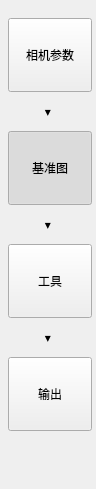
       <widget class="QFrame" name="setupStepRail">
       <property name="minimumSize">
        <size>
          <width>92</width>
          <height>0</height>
         </size>
        </property>
        <property name="maximumSize">
         <size>
          <width>96</width>
          <height>16777215</height>
         </size>
        </property>
        <property name="frameShape">
         <enum>QFrame::NoFrame</enum>
        </property>
        <layout class="QVBoxLayout" name="verticalLayout_steps">
         <property name="spacing">
          <number>12</number>
         </property>
         <property name="leftMargin">
          <number>8</number>
         </property>
         <property name="topMargin">
          <number>18</number>
         </property>
         <property name="rightMargin">
          <number>8</number>
         </property>
         <property name="bottomMargin">
          <number>18</number>
         </property>
         <item>
          <widget class="QToolButton" name="cameraStepButton">
           <property name="minimumSize">
            <size>
             <width>84</width>
             <height>74</height>
            </size>
           </property>
           <property name="text">
            <string>相机参数</string>
           </property>
           <property name="icon">
            <iconset resource="../resources/resources.qrc">
             <normaloff>:/icons/sliders.svg</normaloff>:/icons/sliders.svg</iconset>
           </property>
           <property name="iconSize">
            <size>
             <width>34</width>
             <height>34</height>
            </size>
           </property>
           <property name="checkable">
            <bool>true</bool>
           </property>
           <property name="toolButtonStyle">
            <enum>Qt::ToolButtonTextUnderIcon</enum>
           </property>
          </widget>
         </item>
         <item>
          <widget class="QLabel" name="stepDividerLabel1">
           <property name="text">
            <string>▾</string>
           </property>
           <property name="alignment">
            <set>Qt::AlignCenter</set>
           </property>
           <property name="stepArrow" stdset="0">
            <bool>true</bool>
           </property>
          </widget>
         </item>
         <item>
          <widget class="QToolButton" name="referenceStepButton">
           <property name="minimumSize">
            <size>
             <width>84</width>
             <height>74</height>
            </size>
           </property>
           <property name="text">
            <string>基准图</string>
           </property>
           <property name="icon">
            <iconset resource="../resources/resources.qrc">
             <normaloff>:/icons/reference.svg</normaloff>:/icons/reference.svg</iconset>
           </property>
           <property name="iconSize">
            <size>
             <width>34</width>
             <height>34</height>
            </size>
           </property>
           <property name="checkable">
            <bool>true</bool>
           </property>
           <property name="checked">
            <bool>true</bool>
           </property>
           <property name="toolButtonStyle">
            <enum>Qt::ToolButtonTextUnderIcon</enum>
           </property>
          </widget>
         </item>
         <item>
          <widget class="QLabel" name="stepDividerLabel2">
           <property name="text">
            <string>▾</string>
           </property>
           <property name="alignment">
            <set>Qt::AlignCenter</set>
           </property>
           <property name="stepArrow" stdset="0">
            <bool>true</bool>
           </property>
          </widget>
         </item>
         <item>
          <widget class="QToolButton" name="toolsStepButton">
           <property name="minimumSize">
            <size>
             <width>84</width>
             <height>74</height>
            </size>
           </property>
           <property name="text">
            <string>工具</string>
           </property>
           <property name="icon">
            <iconset resource="../resources/resources.qrc">
             <normaloff>:/icons/tool.svg</normaloff>:/icons/tool.svg</iconset>
           </property>
           <property name="iconSize">
            <size>
             <width>34</width>
             <height>34</height>
            </size>
           </property>
           <property name="checkable">
            <bool>true</bool>
           </property>
           <property name="toolButtonStyle">
            <enum>Qt::ToolButtonTextUnderIcon</enum>
           </property>
          </widget>
         </item>
         <item>
          <widget class="QLabel" name="stepDividerLabel3">
           <property name="text">
            <string>▾</string>
           </property>
           <property name="alignment">
            <set>Qt::AlignCenter</set>
           </property>
           <property name="stepArrow" stdset="0">
            <bool>true</bool>
           </property>
          </widget>
         </item>
         <item>
          <widget class="QToolButton" name="outputStepButton">
           <property name="minimumSize">
            <size>
             <width>84</width>
             <height>74</height>
            </size>
           </property>
           <property name="text">
            <string>输出</string>
           </property>
           <property name="icon">
            <iconset resource="../resources/resources.qrc">
             <normaloff>:/icons/output.svg</normaloff>:/icons/output.svg</iconset>
           </property>
           <property name="iconSize">
            <size>
             <width>34</width>
             <height>34</height>
            </size>
           </property>
           <property name="checkable">
            <bool>true</bool>
           </property>
           <property name="toolButtonStyle">
            <enum>Qt::ToolButtonTextUnderIcon</enum>
           </property>
          </widget>
         </item>
         <item>
          <spacer name="verticalSpacer_steps">
           <property name="orientation">
            <enum>Qt::Vertical</enum>
           </property>
           <property name="sizeHint" stdset="0">
            <size>
             <width>20</width>
             <height>40</height>
            </size>
           </property>
          </spacer>
         </item>
        </layout>
       </widget>
